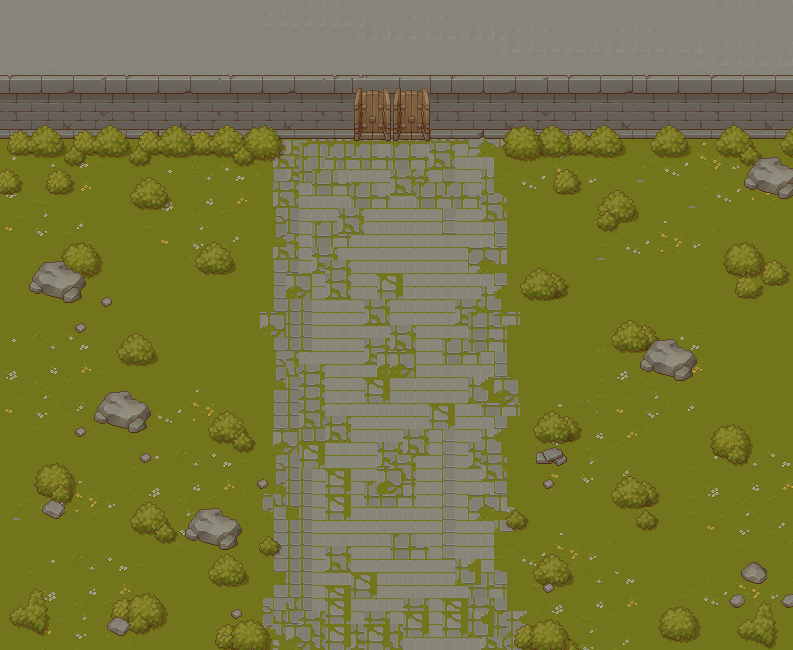

Tiled map render using the project's own tile images. Description and the map definition, with tile-layer contents summarised, below:
An orthogonal 61x50 tile map with 13x13 px tiles, 13 tile layers (Tile Layer 1, Tile Layer 9, Tile Layer 13, Walls, ...), 7 tilesets.

<map version="1.10" tiledversion="1.12.1" orientation="orthogonal" renderorder="right-down" width="61" height="50" tilewidth="13" tileheight="13" infinite="0" nextlayerid="15" nextobjectid="1">
 <editorsettings>
  <export target="FinishedMaps/StartMap.tmx" format="tmx" />
 </editorsettings>
 <tileset firstgid="1" name="TX Tileset Grass" tilewidth="13" tileheight="13" tilecount="361" columns="19">
  <image source="TX Tileset Grass.png" width="256" height="256" />
 </tileset>
 <tileset firstgid="362" name="TX Tileset Stone Ground" tilewidth="13" tileheight="13" tilecount="361" columns="19">
  <image source="TX Tileset Stone Ground.png" width="256" height="256" />
 </tileset>
 <tileset firstgid="723" name="TX Tileset Wall" tilewidth="13" tileheight="13" tilecount="1521" columns="39">
  <image source="TX Tileset Wall.png" width="512" height="512" />
 </tileset>
 <tileset firstgid="2244" name="TX Props" tilewidth="13" tileheight="13" tilecount="1521" columns="39">
  <image source="TX Props.png" width="512" height="512" />
 </tileset>
 <tileset firstgid="3765" name="TX Plant" tilewidth="13" tileheight="13" tilecount="1521" columns="39">
  <image source="TX Plant.png" width="512" height="512" />
 </tileset>
 <tileset firstgid="5286" name="TX Props with Shadow" tilewidth="13" tileheight="13" tilecount="1521" columns="39">
  <image source="TX Props with Shadow.png" width="512" height="512" />
 </tileset>
 <tileset firstgid="6807" name="TX Plant with Shadow" tilewidth="13" tileheight="13" tilecount="1521" columns="39">
  <image source="TX Plant with Shadow.png" width="512" height="512" />
 </tileset>
 <layer id="1" name="Tile Layer 1" width="61" height="50">
  <data>[3050 cells, 3050 non-empty, 140 distinct tile ids]</data>
 </layer>
 <layer id="10" name="Tile Layer 9" width="61" height="50">
  <data>[3050 cells, 433 non-empty, 36 distinct tile ids]</data>
 </layer>
 <layer id="14" name="Tile Layer 13" width="61" height="50">
  <data>[3050 cells, 22 non-empty, 22 distinct tile ids]</data>
 </layer>
 <layer id="7" name="Walls" width="61" height="50">
  <data>[3050 cells, 357 non-empty, 65 distinct tile ids]</data>
 </layer>
 <layer id="8" name="Door" width="61" height="50">
  <data>[3050 cells, 26 non-empty, 26 distinct tile ids]</data>
 </layer>
 <layer id="11" name="door2" width="61" height="50">
  <data>[3050 cells, 26 non-empty, 26 distinct tile ids]</data>
 </layer>
 <layer id="12" name="DoorOpen1" width="61" height="50">
  <data>[3050 cells, 20 non-empty, 20 distinct tile ids]</data>
 </layer>
 <layer id="13" name="DoorOpen2" width="61" height="50">
  <data>[3050 cells, 20 non-empty, 20 distinct tile ids]</data>
 </layer>
 <layer id="5" name="Tile Layer 4" width="61" height="50">
  <data>[3050 cells, 154 non-empty, 9 distinct tile ids]</data>
 </layer>
 <layer id="4" name="Tile Layer 3" width="61" height="50">
  <data>[3050 cells, 132 non-empty, 16 distinct tile ids]</data>
 </layer>
 <layer id="3" name="Tile Layer 2" width="61" height="50">
  <data>[3050 cells, 482 non-empty, 76 distinct tile ids]</data>
 </layer>
 <layer id="6" name="Tile Layer 5" width="61" height="50">
  <data>[3050 cells, 78 non-empty, 6 distinct tile ids]</data>
 </layer>
 <layer id="9" name="Tile Layer 8" width="61" height="50">
  <data>[3050 cells, 196 non-empty, 52 distinct tile ids]</data>
 </layer>
</map>
